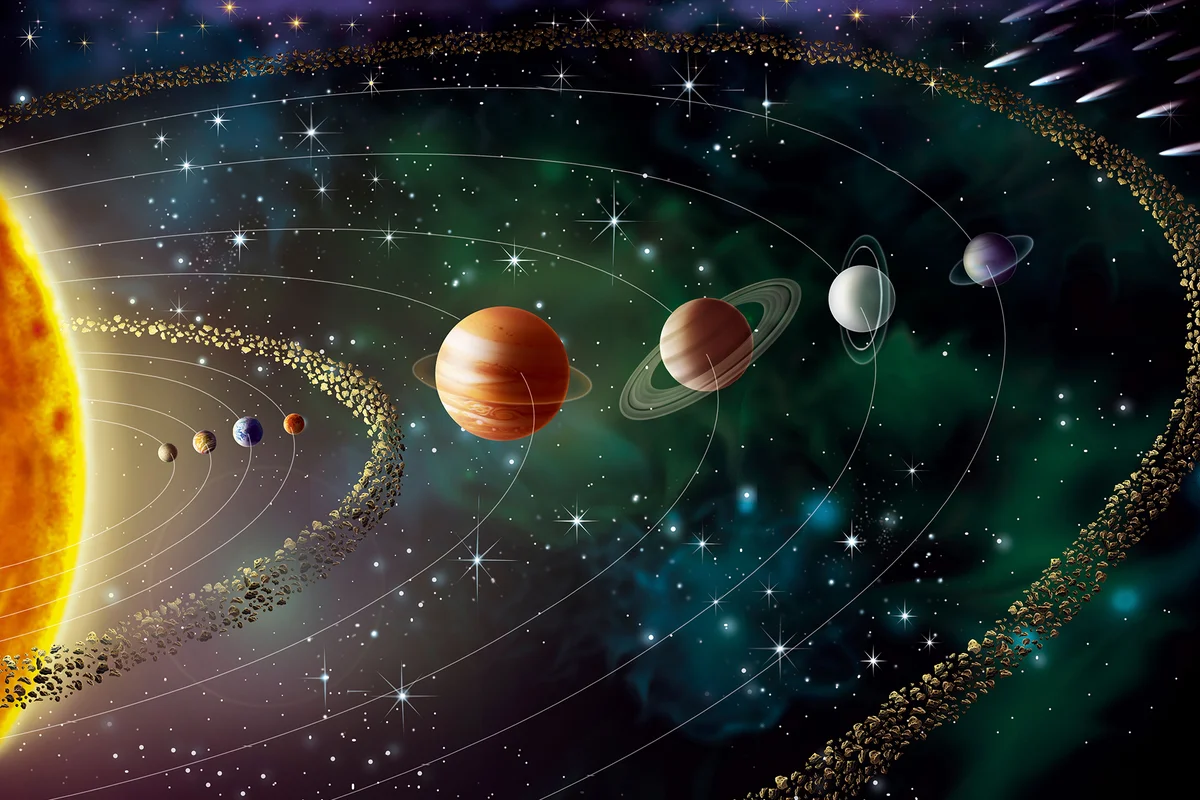
#> input picture Project 116/solar-system.jpg, 1200 x 800 px
$ python solar_planets.py
#> lines starting #> are read from the running program, lines starting #| are printed output that depends on the picture; after the words box and inside, x2 and y2 are one past the last pixel; in counts of white or black regions, pixels touching at a corner belong together
import cv2

img = cv2.imread("solar-system.jpg")
#> img is the input picture: shape (800, 1200, 3); mean B, G, R 43.2, 50.1, 48

cv2.putText(img, "Sun", (20, 300), cv2.FONT_HERSHEY_SIMPLEX, 0.5, (255, 255, 255), 1, cv2.LINE_AA)
#> img: shape (800, 1200, 3); 0.02% of pixels changed, all inside (x1, y1, x2, y2) = (20, 289, 49, 302)
cv2.putText(img, "Mercury", (100, 250), cv2.FONT_HERSHEY_SIMPLEX, 0.5, (255, 255, 255), 1, cv2.LINE_AA)
#> img: shape (800, 1200, 3); mean B, G, R 43.2, 50.2, 48.1
cv2.putText(img, "Venus", (200, 250), cv2.FONT_HERSHEY_SIMPLEX, 0.5, (255, 255, 255), 1, cv2.LINE_AA)
#> img: shape (800, 1200, 3); mean B, G, R 43.3, 50.2, 48.1
cv2.putText(img, "Earth", (300, 250), cv2.FONT_HERSHEY_SIMPLEX, 0.5, (255, 255, 255), 1, cv2.LINE_AA)
#> img: shape (800, 1200, 3); mean B, G, R 43.3, 50.2, 48.1
cv2.putText(img, "Mars", (400, 250), cv2.FONT_HERSHEY_SIMPLEX, 0.5, (255, 255, 255), 1, cv2.LINE_AA)
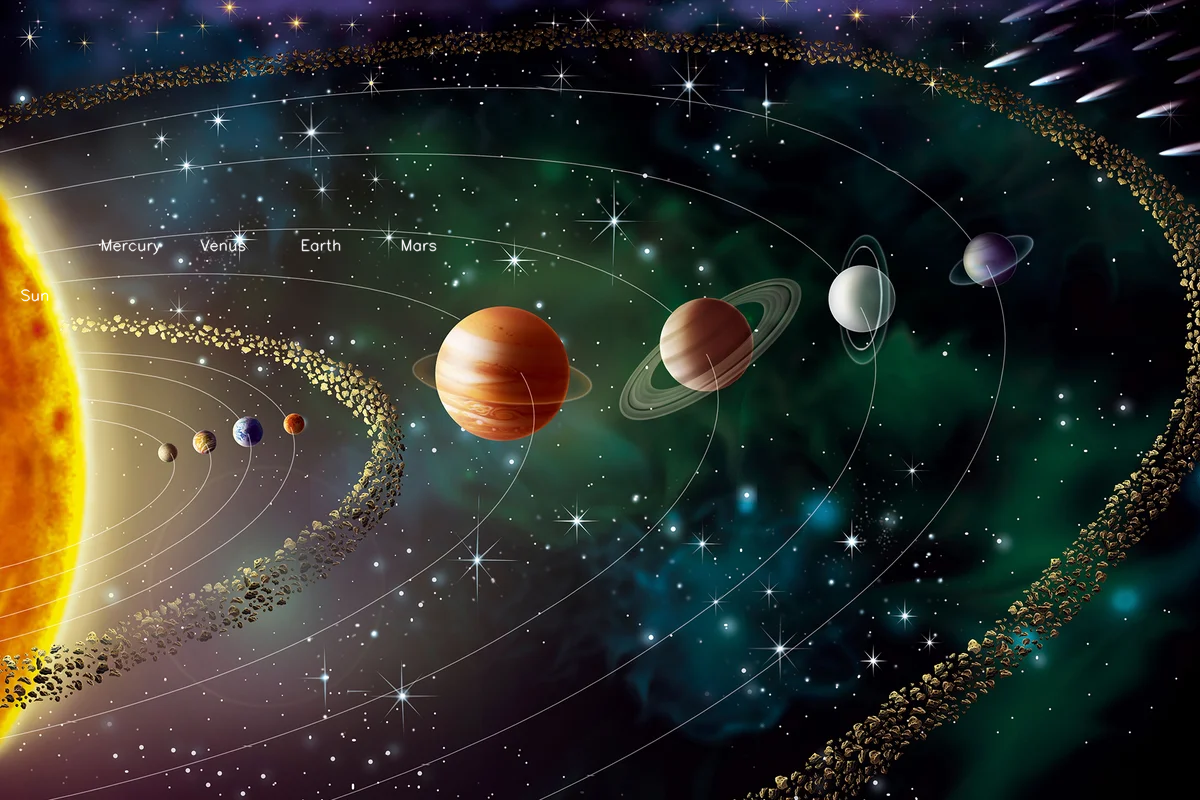
#> img: shape (800, 1200, 3); mean B, G, R 43.3, 50.3, 48.2
cv2.putText(img, "Jupiter", (550, 100), cv2.FONT_HERSHEY_SIMPLEX, 0.5, (255, 255, 255), 1, cv2.LINE_AA)
#> img: shape (800, 1200, 3); 0.04% of pixels changed, all inside (x1, y1, x2, y2) = (550, 89, 604, 105)
cv2.putText(img, "Saturn", (750, 150), cv2.FONT_HERSHEY_SIMPLEX, 0.5, (255, 255, 255), 1, cv2.LINE_AA)
#> img: shape (800, 1200, 3); mean B, G, R 43.4, 50.3, 48.2
cv2.putText(img, "Uranus", (950, 150), cv2.FONT_HERSHEY_SIMPLEX, 0.5, (255, 255, 255), 1, cv2.LINE_AA)
#> img: shape (800, 1200, 3); mean B, G, R 43.4, 50.4, 48.3
cv2.putText(img, "Neptune", (1100, 150), cv2.FONT_HERSHEY_SIMPLEX, 0.5, (255, 255, 255), 1, cv2.LINE_AA)
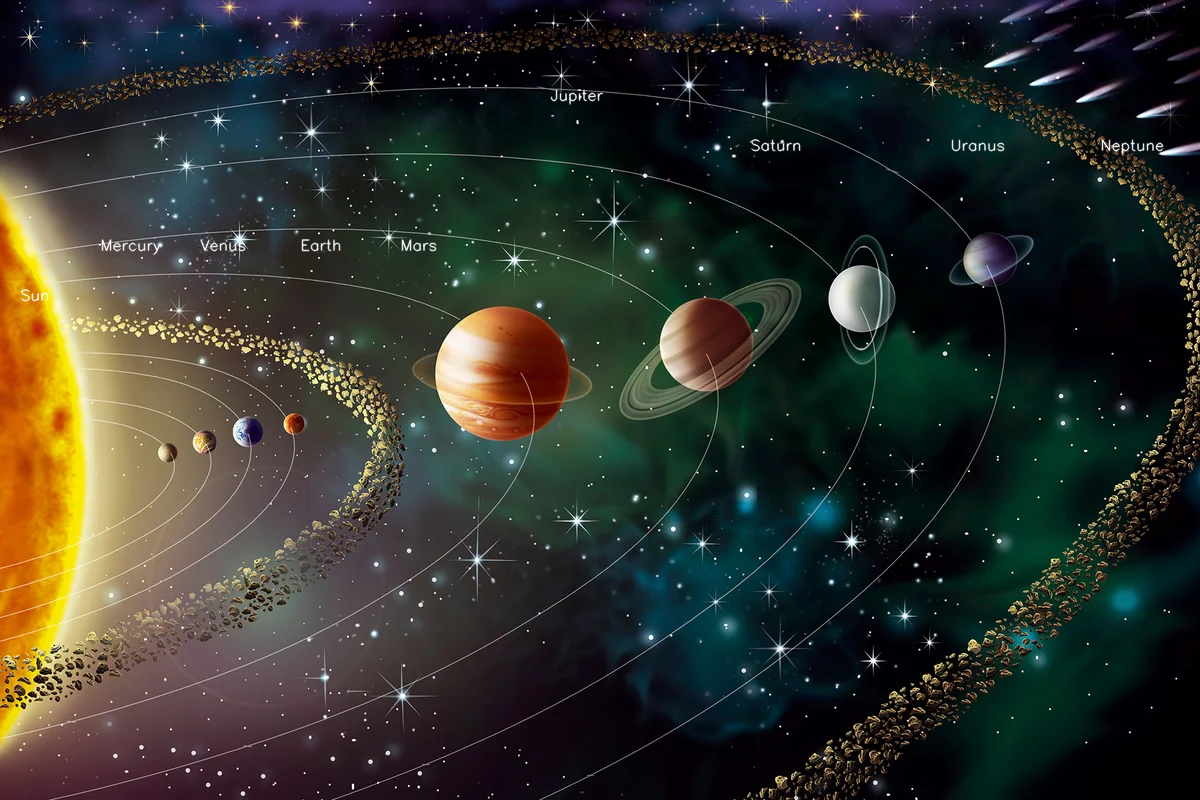
#> img: shape (800, 1200, 3); mean B, G, R 43.5, 50.4, 48.3

cv2.imshow("output", img)
cv2.waitKey(0)

cv2.imwrite("Solar_systemwithname.jpg", img)
